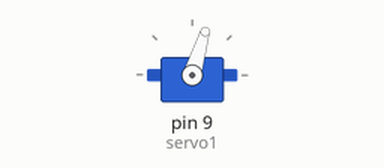
This sketch was run on a simulated Arduino Uno, built with avr-gcc and run on an emulated ATmega328P. Parts: servo. What the sketch prints to the serial monitor is not drawn.

Above: at 0.1 s.
At 19.1 s:
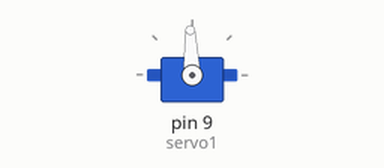
At 39.1 s:
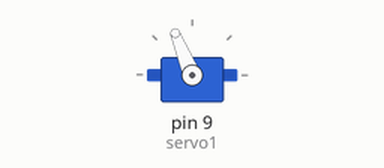
Timing chart, 0 to 40.0 s (numbered marks = the images above):
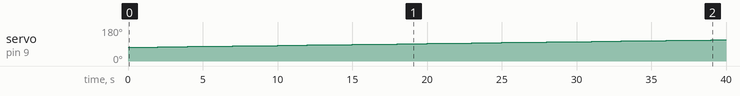

The sketch:

motor.ino
```cpp
#include <Servo.h>


Servo servo1;

void setup(){
  servo1.attach(9);
  Serial.begin(9600);
  }
  void loop(){
    for(int i=73; i<127; i++){

    servo1.write(i);
    Serial.print(i);
    delay(1000);
    }
  }
```

Measured:
- by itself, servo on pin 9 (servo1): moves from 73° to 112° over 38.0 s
